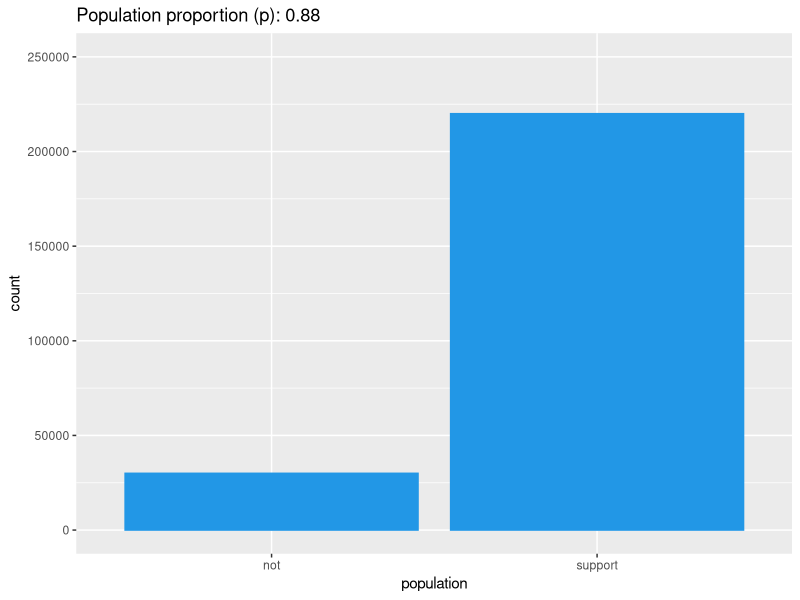
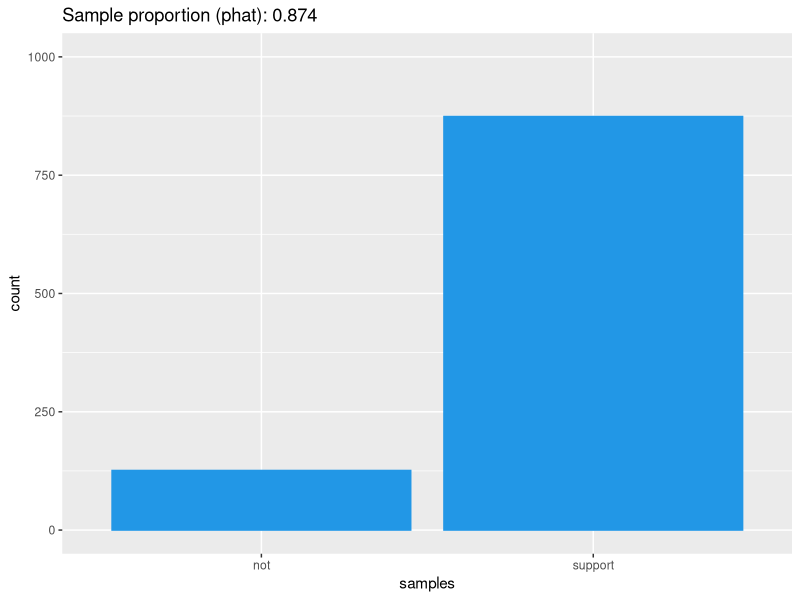
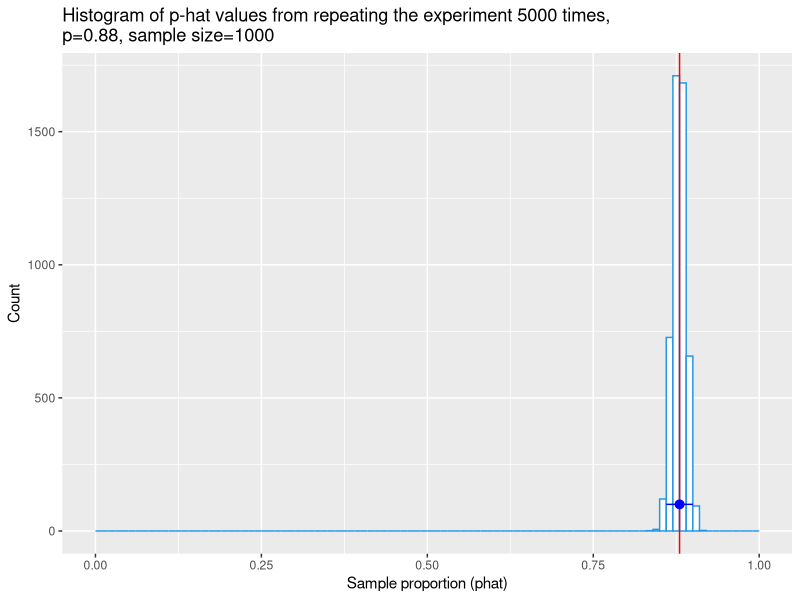

Reproduce these figures in R, in order.
library(ggplot2)

# ---- 1. Sampling from a population ----
# ---- 1a. Creating the population ----
# Create a set of 250 thousand entries, where 88% of them are "support"
# and 12% are "not".
pop_N <- 250000
pop_proportion <- 0.88

# create the population
population <- c(rep("support", pop_proportion*pop_N), rep("not", (1-pop_proportion)*pop_N))

# Check that the proportion of "support" is 0.88
sum(population == "support") / pop_N 

# Visualize the population with a bar chart
ggplot(data=data.frame(population), aes(x=population)) +
  geom_bar(color=4, fill=4) + 
  ylim(0,pop_N) +
  ggtitle(sprintf("Population proportion (p): %s", pop_proportion))

# ---- 1b. Take samples and compute phat ----

# Q: if we sample from the population multiple times, do you think the samples
# will all be the same, or different?
sample_size <- 1000

samples <- sample(population, size=sample_size)
head(samples,n=10)
sample_proportion <- sum(samples == "support") / sample_size
ggplot(data=data.frame(samples), aes(x=samples)) +
  geom_bar(color=4, fill=4) + ylim(0,sample_size) + 
  ggtitle(sprintf("Sample proportion (phat): %s", sample_proportion))

# Q: Do you think a chart of the samples will look like the chart of the 
# population values? 

# ---- 2. Repeat the experiment 5000 times ----
K <- 5000  # Simulation size

# Write a function to run the simulation and compute p-hat:
sample_phat_fn <- function(pop, n) {
  sampled_entries <- sample(pop, size = n)
  phat <- sum(sampled_entries == "support") / n
  return(phat)
}

# Simulate the experiment 5000 times
simulation <- replicate(K, sample_phat_fn(population, n=sample_size))

# mean and standard deviation of sampling distribution
m = mean(simulation)
s = sd(simulation)

# Plot the results
title <- sprintf("Histogram of p-hat values from repeating the experiment %s times, \np=%s, sample size=%s", 
                 K, pop_proportion, sample_size)  # in case we change the sample/simulation size
ggplot(data=data.frame(simulation), aes(x=simulation)) +
  geom_histogram(breaks=seq(0,1,0.01), color=4, fill="white") +
  geom_vline(aes(xintercept=pop_proportion), color="red") +
  annotate("pointrange", x=m, xmin=m-2*s,xmax=m+2*s,y=K/50, color="blue") +
  labs(title=title, x="Sample proportion (phat)", y="Count") 

# Q: What is the shape and center of this distribution?
# Q: Based on this distribution, what is a good guess for the population proportion?
# Q: Why have we set the xlimits of the graph to be (0,1)?

